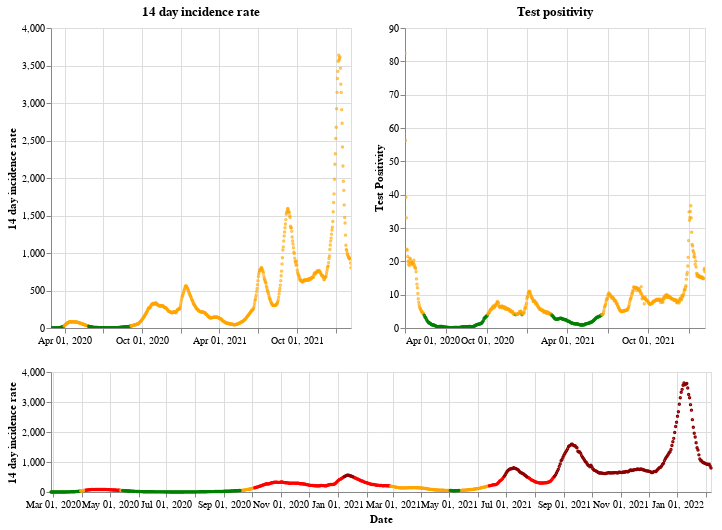

Notebook code for this chart:
### Markdown cell above
## Scotland

### Code cell
plot_traffic_light('Scotland')

### Figure 1 — Vega-Lite specification as saved in the notebook (floating-point values rounded to 4 significant figures; data arrays with more than 128 entries replaced by an {"elided": "..."} marker saying what was removed)
{"config": {"view": {"continuousWidth": 400, "continuousHeight": 300}}, "vconcat": [{"hconcat": [{"mark": {"type": "point", "size": 2}, "encoding": {"color": {"condition": {"value": "green", "test": "(datum.twoWeeklyCasesRate <= 25)"}, "value": "orange"}, "tooltip": [{"type": "nominal", "field": "areaName"}, {"type": "temporal", "field": "date"}, {"type": "quantitative", "field": "twoWeeklyCasesRate"}, {"type": "quantitative", "field": "testPositivity"}], "x": {"type": "temporal", "axis": {"title": ""}, "field": "date", "scale": {"domain": {"selection": "DateBrush"}}, "timeUnit": "yearmonthdate"}, "y": {"type": "quantitative", "axis": {"title": "14 day incidence rate"}, "field": "twoWeeklyCasesRate"}}, "title": "14 day incidence rate", "width": 300}, {"mark": {"type": "point", "size": 2}, "encoding": {"color": {"condition": {"value": "green", "test": "(datum.testPositivity <= 4)"}, "value": "orange"}, "tooltip": [{"type": "nominal", "field": "areaName"}, {"type": "temporal", "field": "date"}, {"type": "quantitative", "field": "twoWeeklyCasesRate"}, {"type": "quantitative", "field": "testPositivity"}], "x": {"type": "temporal", "axis": {"title": ""}, "field": "date", "scale": {"domain": {"selection": "DateBrush"}}, "timeUnit": "yearmonthdate"}, "y": {"type": "quantitative", "axis": {"title": "Test Positivity"}, "field": "testPositivity"}}, "title": "Test positivity", "width": 300}]}, {"layer": [{"mark": {"type": "point", "size": 2}, "encoding": {"color": {"condition": {"value": "orange", "test": "(((datum.testPositivity < 4) && (datum.twoWeeklyCasesRate >= 50)) && (datum.twoWeeklyCasesRate < 200))"}, "value": "red"}, "opacity": {"condition": {"value": 1, "test": "((datum.twoWeeklyCasesRate >= 50) && (datum.twoWeeklyCasesRate < 500))"}, "value": 0}, "tooltip": [{"type": "nominal", "field": "areaName"}, {"type": "temporal", "field": "date"}, {"type": "quantitative", "field": "twoWeeklyCasesRate"}, {"type": "quantitative", "field": "testPositivity"}], "x": {"type": "temporal", "axis": {"title": "Date"}, "field": "date", "timeUnit": "yearmonthdate"}, "y": {"type": "quantitative", "axis": {"title": "14 day incidence rate"}, "field": "twoWeeklyCasesRate"}}, "selection": {"DateBrush": {"type": "interval", "encodings": ["x"], "fields": ["Time"]}}}, {"mark": {"type": "point", "size": 2}, "encoding": {"color": {"value": "darkred"}, "opacity": {"condition": {"value": 1, "test": "(datum.twoWeeklyCasesRate >= 500)"}, "value": 0}, "tooltip": [{"type": "nominal", "field": "areaName"}, {"type": "temporal", "field": "date"}, {"type": "quantitative", "field": "twoWeeklyCasesRate"}, {"type": "quantitative", "field": "testPositivity"}], "x": {"type": "temporal", "axis": {"title": "Date"}, "field": "date", "timeUnit": "yearmonthdate"}, "y": {"type": "quantitative", "axis": {"title": "14 day incidence rate"}, "field": "twoWeeklyCasesRate"}}}, {"mark": {"type": "point", "size": 2}, "encoding": {"color": {"condition": {"value": "green", "test": "((datum.testPositivity < 4) && (datum.twoWeeklyCasesRate < 50))"}, "value": "orange"}, "opacity": {"condition": {"value": 1, "test": "(datum.twoWeeklyCasesRate < 50)"}, "value": 0}, "tooltip": [{"type": "nominal", "field": "areaName"}, {"type": "temporal", "field": "date"}, {"type": "quantitative", "field": "twoWeeklyCasesRate"}, {"type": "quantitative", "field": "testPositivity"}], "x": {"type": "temporal", "axis": {"title": "Date"}, "field": "date", "timeUnit": "yearmonthdate"}, "y": {"type": "quantitative", "axis": {"title": "14 day incidence rate"}, "field": "twoWeeklyCasesRate"}}}], "height": 120, "width": 660}], "data": {"name": "data-a246b0a3a4fc0d3622dc8d80f97f191f"}, "$schema": "https://vega.github.io/schema/vega-lite/v4.8.1.json", "datasets": {"data-a246b0a3a4fc0d3622dc8d80f97f191f": {"elided": "710 records"}}}
